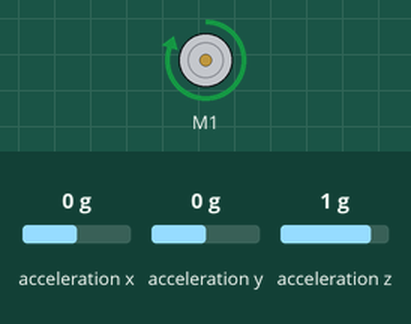
This sketch was run on a simulated Arduino Mega 2560, built with avr-gcc and run on an emulated ATmega2560. On the bench: DC motor (green arrow = forward, orange = backward, longer = faster). Inputs (shaded band) come from the test bench; at power-on: acceleration x 0 g, acceleration y 0 g, acceleration z 1 g. What the sketch prints to the serial monitor is not drawn.

Above: at 0.1 s.
Timing chart, 0 to 1.6 s (numbered marks = the images above):
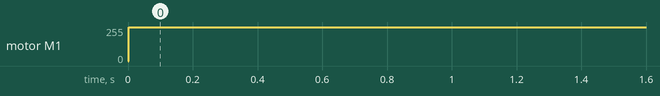

Measured:
- by itself, motor M1: stopped → forward 254/255 at 0.00 s

The sketch:

DataCollection-updated.ino
```cpp
#include <SPI.h>
#include <Wire.h>
#include <SparkFunLSM6DS3.h>
#include <AFMotor.h>

// Left Motor (A)
AF_DCMotor motor_left(1);

// Right Motor (B)
AF_DCMotor motor_right(2);

// Accelerometer
LSM6DS3 myAccGyro;


// data collection variables
double startHome = 0.0; // desired

// drive command variables
double MAX_SPEED = 255.0;  // pwm variable
const double MAX_SPEED_ANGLE = 90.0; // accelerometer data
const double MIN_SPEED_ANGLE = 0.0;  // accelerometer data
double TURN_SPEED = 255.0; // pwm variable


// Distance Sensor - Front
int trigPin_front = 35;
int echoPin_front = 37;

// Distance Sensor - Back
int trigPin_back = 39;
int echoPin_back = 41;

// Distance Sensor - Left
int trigPin_left = 43;
int echoPin_left = 45;

// Distance Sensor - Right
int trigPin_right = 47;
int echoPin_right = 49;


void setup() {
  // setup accelerometer
  myAccGyro.begin();
  Serial.begin(9600);

  // home - what is "straight"
  startHome = calcPitch();
}

void loop() {
  // 1 - get command
  double vel = 0.01; // max speed
  double dir = 0.01;

  // 2 - Get motor speeds
  MAX_SPEED = GetMaxSpeed(vel);
  TURN_SPEED = GetMotorTurnSpeed(dir);
//  Serial.println(TURN_SPEED);

  // 3 - drive motors
  int quadrant = GetQuadrant(dir);
  switch (quadrant)
  {
    case 0:
      motor_left.setSpeed(MAX_SPEED);
      motor_left.run(FORWARD);
      TurnMotor(motor_right);
      break;
    case 1:
      motor_left.setSpeed(MAX_SPEED);
      motor_left.run(BACKWARD);
      TurnMotor(motor_right);
      break;
    case 2:
      motor_right.setSpeed(MAX_SPEED);
      motor_right.run(BACKWARD);
      TurnMotor(motor_left);
      break;
    case 3:
      motor_right.setSpeed(MAX_SPEED);
      motor_right.run(FORWARD);
      TurnMotor(motor_left);
      break;
    default:
      break;
  }

  // 4 - accelerometer data (data logging)
  Serial.print(dir);
  Serial.print(" ");
  double actualAngle = calcPitch();
//  if (startHome <= 180)
//    actualAngle = actualAngle
//  Serial.print(startHome);
//  Serial.print(" ");
  Serial.println(actualAngle);

  delay(500);
}

void TurnMotor(AF_DCMotor turn_motor)
{
  turn_motor.setSpeed(abs(TURN_SPEED));
  if (TURN_SPEED >= 0)
    turn_motor.run(FORWARD);
  else if (TURN_SPEED < 0)
    turn_motor.run(BACKWARD);
}

double GetMaxSpeed(double vel)
{
  if (vel > 45)
    return 0.0;
  else
    return ((90.0-vel)/(MAX_SPEED_ANGLE - MIN_SPEED_ANGLE))*255.0; // maps angle range to appropriate PWM speed
}

double GetMotorTurnSpeed(double dir)
{
  // get the quadrant
  int quadrant = GetQuadrant(dir);

  // get sign
  int sign = 1;
  if (quadrant == 2 || quadrant == 3)
    sign = -1;

  // get secondary motor speed factor (pivot wheel in the turn)
  double deg = dir-(quadrant*90.0);
  int speedFactor = map(deg, 0, 90, sign*MAX_SPEED, -1*sign*MAX_SPEED);

  return speedFactor;
}

int GetQuadrant(double dir)
{
  int quadrant = 0;
  if (dir >= 90)
    quadrant = ((int)dir - ((int)dir % 90))/90; // returns 1, 2, or 3

//  Serial.print("quadrant: "); // debugging
//  Serial.println(quadrant); // debugging

  return quadrant;
}

double calcRoll(){ //rotation angle about x-axis
  double acc_y = myAccGyro.readFloatAccelY();
  double acc_z = myAccGyro.readFloatAccelZ();

  double roll = atan2(acc_y, acc_z)*57.3;
  if (acc_y < 0) // account for other quadrants
    roll += 360;

  return roll;
}

double calcPitch(){ //rotation angle about y-axis
  double acc_x = myAccGyro.readFloatAccelX();
  double acc_y = myAccGyro.readFloatAccelY();
  double acc_z = myAccGyro.readFloatAccelZ();

  double pitch = atan2((-acc_x), sqrt(acc_y*acc_y + acc_z*acc_z)) * 57.3;

  // account for other quadrants
  if (acc_x < 0 && acc_z > 0)
    pitch = 180 - pitch;
  else if (acc_x > 0 && acc_z > 0)
    pitch = 180 - pitch;
  else if (acc_x > 0 && acc_z < 0)
    pitch += 360;

  return pitch;
}

String GetTransmittedMessage(String endChar) // POST: returns string WITHOUT the end char
{
  String transmittedMsg = "";

  while (!transmittedMsg.endsWith(endChar))
  {
    if (Serial1.available() > 0)
    {
      transmittedMsg += (char)Serial1.read();
    }
  }
  transmittedMsg[transmittedMsg.length() - 1] = '\0'; // remove the end char (replace with null)
  transmittedMsg.trim(); // removing any possible trailing white space (e.g. '\n')

  return transmittedMsg;
}
```
